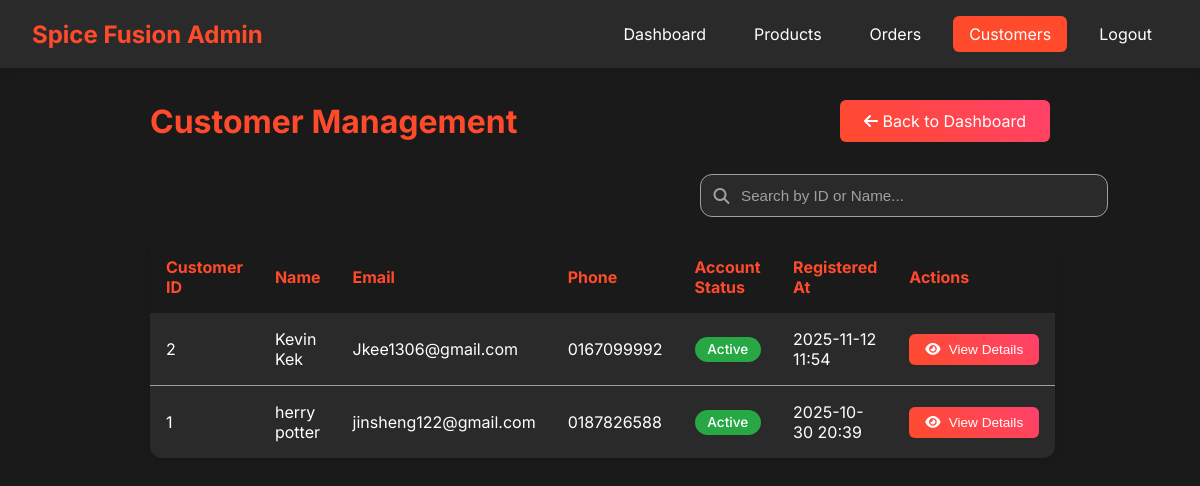
The page /admin/members/member.php (signed in) on the database its author committed.
### tables this page shows
CREATE TABLE `user` (
  `user_id` int(11) NOT NULL,
  `username` varchar(50) NOT NULL,
  `email` varchar(100) NOT NULL,
  `password_hash` varchar(255) NOT NULL,
  `first_name` varchar(50) NOT NULL,
  `last_name` varchar(50) NOT NULL,
  `phone` varchar(20) DEFAULT NULL,
  `date_of_birth` date DEFAULT NULL,
  `gender` enum('Male','Female','Other') DEFAULT NULL,
  `profile_image` varchar(255) DEFAULT 'user.jpg',
  `is_active` tinyint(1) DEFAULT 1,
  `is_verified` tinyint(1) DEFAULT 0,
  `security_question_id` int(11) DEFAULT NULL,
  `security_answer_hash` varchar(255) DEFAULT NULL,
  `created_at` timestamp NOT NULL DEFAULT current_timestamp(),
  `updated_at` timestamp NOT NULL DEFAULT current_timestamp() ON UPDATE current_timestamp(),
  `reset_token` varchar(100) DEFAULT NULL,
  `token_expiry` datetime DEFAULT NULL
);

### admin/members/member.php (the view, shortened to what this page needs)
<?php
$pdo = getDBConnection();
$stmt = $pdo->prepare("SELECT * FROM user ORDER BY created_at DESC");
$stmt->execute();
$customers = $stmt->fetchAll();
?>
<!DOCTYPE html>
<html lang="en">
<head>
    <link rel="stylesheet" href="https://cdnjs.cloudflare.com/ajax/libs/font-awesome/6.4.0/css/all.min.css" />
</head>
<body>
    <div class="admin-header">
        <div class="header-content">
            <div class="logo">
                <h1>Spice Fusion Admin</h1>
            </div>
            <div class="nav-links">
                <a href="../dashboard/dashboard.php">Dashboard</a>
                <a href="../products/product.php">Products</a>
                <a href="../orders/order.php">Orders</a>
                <a href="member.php" style="background: var(--primary-color);">Customers</a>
                <a href="../auth/logout.php">Logout</a>
            </div>
        </div>
    </div>
    <div class="container">
        <div class="page-header">
            <h1 class="page-title">Customer Management</h1>
            <a href="../dashboard/dashboard.php" class="back-btn"><i class="fas fa-arrow-left"></i> Back to Dashboard</a>
        </div>
        <?php if (empty($customers)): ?>
            <p style="color: var(--text-gray);">No customers found.</p>
        <?php else: ?>
            <div class="search-container">
                <div class="search-box">
                    <i class="fas fa-search"></i>
                    <input type="text" id="customerSearch" placeholder="Search by ID or Name..." onkeyup="filterCustomers()">
                </div>
            </div>
            <table class="customers-table" id="customersTable">
                <thead>
                    <tr>
                        <th>Customer ID</th>
                        <th>Name</th>
                        <th>Email</th>
                        <th>Phone</th>
                        <th>Account Status</th>
                        <th>Registered At</th>
                        <th>Actions</th>
                    </tr>
                </thead>
                <tbody>
                    <?php foreach ($customers as $c): ?>
                        <tr data-customer-id="<?php echo (int)$c['user_id']; ?>"
                            data-customer-name="<?php echo htmlspecialchars(strtolower($c['first_name'] . ' ' . $c['last_name'])); ?>"
                            data-customer-email="<?php echo htmlspecialchars(strtolower($c['email'])); ?>">
                            <td><?php echo (int)$c['user_id']; ?></td>
                            <td><?php echo htmlspecialchars($c['first_name'] . ' ' . $c['last_name']); ?></td>
                            <td><?php echo htmlspecialchars($c['email']); ?></td>
                            <td><?php echo htmlspecialchars($c['phone']); ?></td>
                            <td>
                                <span class="status-badge <?php echo $c['is_active'] ? 'active' : 'inactive'; ?>" id="status-badge-<?php echo (int)$c['user_id']; ?>">
                                    <?php echo $c['is_active'] ? 'Active' : 'Inactive'; ?>
                                </span>
                            </td>
                            <td><?php echo date('Y-m-d H:i', strtotime($c['created_at'])); ?></td>
                            <td>
                                <button class="view-details-btn" onclick="openCustomerModal(<?php echo (int)$c['user_id']; ?>)">
                                    <i class="fas fa-eye"></i> View Details
                                </button>
                            </td>
                        </tr>
                    <?php endforeach; ?>
                </tbody>
            </table>
        <?php endif; ?>
    </div>
</body>
</html>

### admin/members/member.php (style rules this page uses)
:root { --primary-color: #FF4B2B; --secondary-color: #FF416C; --background-dark: #1a1a1a; --text-light: #ffffff; --text-gray: #a0a0a0; --card-bg: #2a2a2a; --success-color: #28a745; --danger-color: #dc3545; --warning-color: #ffc107; --info-color: #17a2b8; --gradient-primary: linear-gradient(45deg, var(--primary-color), var(--secondary-color)); --shadow-soft: 0 4px 6px rgba(0, 0, 0, 0.1); --shadow-strong: 0 8px 16px rgba(0, 0, 0, 0.2); --border-radius: 12px; --transition: all 0.3s ease; }
body { font-family: 'Inter', sans-serif; margin: 0; padding: 0; background-color: var(--background-dark); color: var(--text-light); }
.admin-header { background: var(--card-bg); padding: 1rem 2rem; box-shadow: var(--shadow-soft); }
.header-content { max-width: 1400px; margin: 0 auto; display: flex; justify-content: space-between; align-items: center; }
.logo h1 { color: var(--primary-color); margin: 0; font-size: 1.5rem; }
.nav-links { display: flex; gap: 1rem; }
.nav-links a { color: var(--text-light); text-decoration: none; padding: 0.5rem 1rem; border-radius: 6px; transition: var(--transition); }
.container { max-width: 900px; margin: 2rem auto; padding: 0 2rem; }
.page-header { display: flex; justify-content: space-between; align-items: center; margin-bottom: 2rem; }
.page-title { color: var(--primary-color); margin: 0; }
.back-btn { background: var(--gradient-primary); color: var(--text-light); border: none; padding: 0.7rem 1.5rem; border-radius: 6px; cursor: pointer; text-decoration: none; transition: var(--transition); }
.customers-table { width: 100%; border-collapse: collapse; background: var(--card-bg); border-radius: var(--border-radius); overflow: hidden; box-shadow: var(--shadow-soft); }
.customers-table th, .customers-table td { padding: 1rem; text-align: left; }
.customers-table th { background: var(--background-dark); color: var(--primary-color); }
.customers-table tr:not(:last-child) { border-bottom: 1px solid var(--text-gray); }
.search-container { margin-bottom: 1.5rem; display: flex; justify-content: flex-end; gap: 1rem; align-items: center; }
.search-box { position: relative; max-width: 350px; width: 100%; }
.search-box input { width: 100%; padding: 0.75rem 1rem 0.75rem 2.5rem; background: var(--card-bg); border: 1px solid var(--text-gray); border-radius: var(--border-radius); color: var(--text-light); font-size: 0.95rem; transition: var(--transition); }
.search-box i { position: absolute; left: 0.85rem; top: 50%; transform: translateY(-50%); color: var(--text-gray); }
.search-box input::placeholder { color: var(--text-gray); }
.status-badge { padding: 0.3rem 0.8rem; border-radius: 20px; font-size: 0.85rem; font-weight: 500; display: inline-block; }
.status-badge.active { background: var(--success-color); color: #fff; }
.view-details-btn { background: var(--gradient-primary); color: var(--text-light); border: none; padding: 0.5rem 1rem; border-radius: 6px; cursor: pointer; font-size: 0.85rem; transition: var(--transition); text-decoration: none; display: inline-flex; align-items: center; gap: 0.5rem; white-space: nowrap; }

### rows shown on the page
user: user_id "2", first_name+last_name "Kevin Kek", email "Jkee1306@gmail.com", phone "0167099992", is_active "Active", created_at "2025-11-12 11:54"
user: user_id "1", first_name+last_name "herry potter", email "jinsheng122@gmail.com", phone "0187826588", is_active "Active", created_at "2025-10-30 20:39"
